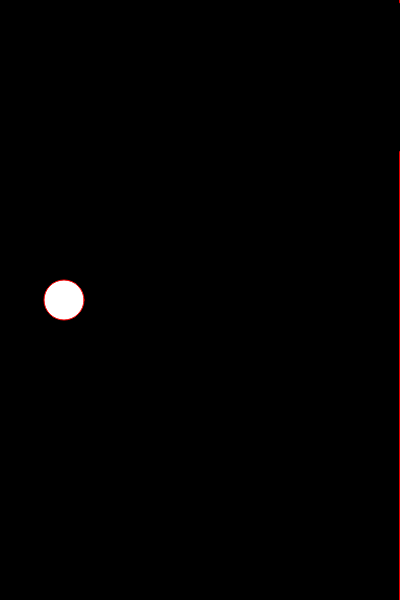
Frame 1 (no input)
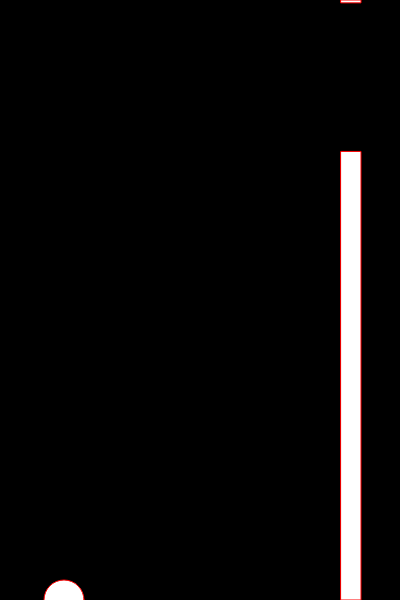
Frame 60 (no input)
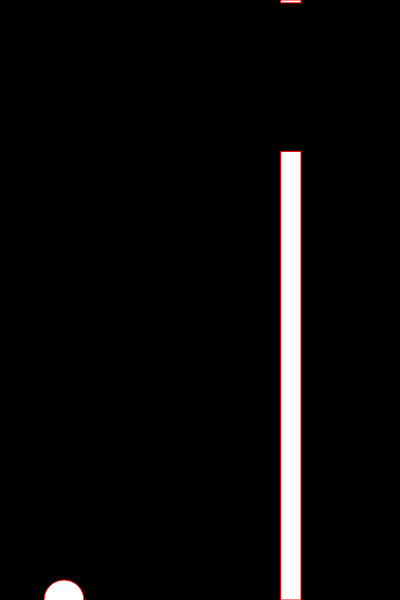
Frame 120 (the mouse pressed at the canvas centre since frame 60)

The p5.js sketch that drew these frames (run headless with seeded random() and noise() and a simulated clock; from frame 60 on, the mouse is pressed at the canvas centre):

// p5.js sketch
// ── sketch.js
var bird;
var pipes = [];
function setup()
{
    createCanvas(400,600);
    bird = new Bird();
    pipes.push(new Pipe());
}

function draw()
{
    background(0);

    
    for(var i=pipes.length-1;i>=0;i--)
    {
        var p = pipes[i];
        p.show();
        p.update();

        if(p.hits());

        if(p.offscreen())
            pipes.splice(i,1);       
    }


    bird.show();
    bird.update();

    if(frameCount % 200 == 0)  // 1/200
    {
        pipes.push(new Pipe());
    }
}

function keyPressed()
{
    if(key == ' ')
    {
        bird.up();
    }
}
// ── bird.js
function Bird()
{
    this.x = 64;
    this.y = height/2;
    this.r = 20;

    this.gravity = 1;
    this.lift = -25;
    this.vel = 0;

    this.show = function()
    {
        fill(255);
        ellipse(this.x,this.y,2*this.r,2*this.r);
    }

    this.update = function()
    {
        this.vel += this.gravity;
        this.vel *= 0.9; // Air Resistance 
        this.y += this.vel;

        if(this.y>height)
        {
            this.y = height;
            this.vel = 0;
        }
        if(this.y < 0)
        {
            this.y = 0;
            this.vel = 0;
        }
    }

    this.up = function()
    {
        this.vel += this.lift;
    }
}
// ── pipe.js
function Pipe()
{
    this.gap = random(6*bird.r,8*bird.r); // float
    this.slots = floor(height/this.gap); // int
    this.overflow =  (height - this.slots*this.gap)/2;// float

    this.selected = floor(random(this.slots)); // int

    this.top = this.overflow + this.selected*this.gap;
    this.bottom = height - this.overflow - (this.slots-this.selected-1)*this.gap;

    this.x = width;
    this.w = 20;
    this.speed = 1;
    this.highlight = false;

    this.hits = function()
    {   
        if(bird.y-bird.r < this.top || bird.y+bird.r > this.bottom)
            if(bird.x+bird.r > this.x && bird.x-bird.r < this.x+this.w)
            {
                this.highlight = true;
                return true;
            }   
        this.highlight = false;
        return false;
    }

    this.show = function()
    {
        fill(255);
        if(this.highlight)
            fill(255,0,0); // Red
        stroke(255,0,0);
        rect(this.x,0,this.w,this.top);
        rect(this.x,this.bottom,this.w,height-this.bottom);
    }

    this.update = function()
    {
        this.x -= this.speed;
    }

    this.offscreen = function()
    {
        return this.x + this.w < 0;
    }
}

// Random Empty amount of space
// Random Starting of that empty space
